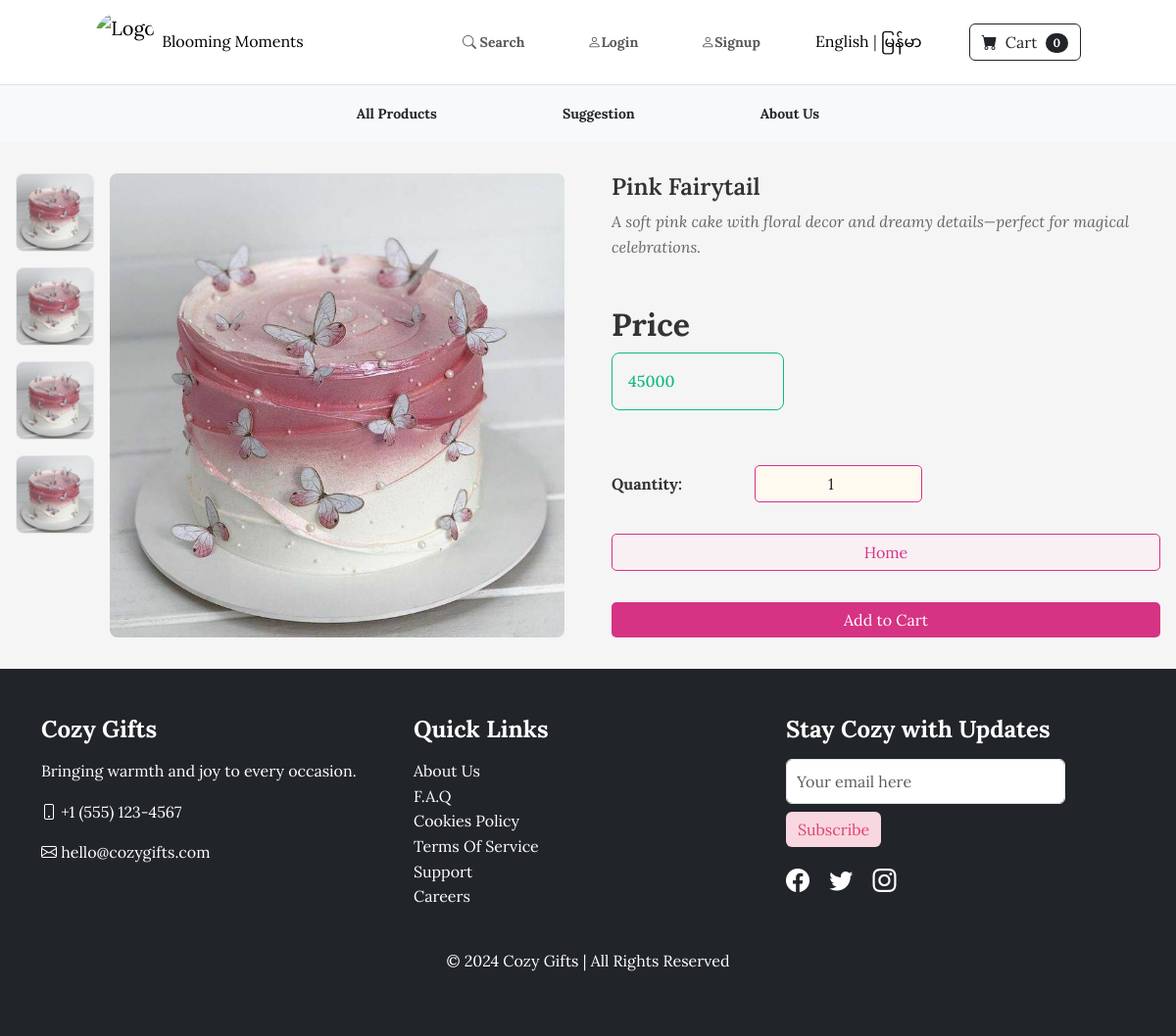
Screenshot of /en/product-detail/1/ with the database file from the repository.
### store/models.py (models this page shows, shortened)
class Product(models.Model):
  name = models.CharField(max_length=100)
  price = models.PositiveIntegerField(default=0)
  category = models.ForeignKey(Category,on_delete = models.CASCADE,null=True, blank=True)
  color = models.ForeignKey(Color,null=True, blank=True,on_delete=models.CASCADE)
  description = models.CharField(max_length=250,default='',blank=True,null = True)
  image = models.ImageField(upload_to = 'uploads/product/')
  is_sale = models.BooleanField(default =False)
  sale_price = models.DecimalField(default=0,decimal_places=2,max_digits=6)

### store/views.py (the view)
def product_detail_en(request, pk):
    product = get_object_or_404(Product, id=pk)
    return render(request, "en/product_detail.html", {'product_detail': product})

### cart/cart.py (called while the page is built)
  def __len__(self):
    return len(self.cart)

### cart/context_processors.py (called while the page is built)
def cart(request):
  return {'cart':Cart(request)}

### store/templates/en/product_detail.html (shortened to what this page needs)
{% extends 'en/base.html' %}
{% load static %}
{% block styles %}
<link rel="stylesheet" href="{% static 'css/product_detail.css' %}">
{% endblock %}
{% block content %}
            <main class="main">
                <div class="product">
                    <div class="product-gallery">
                        <div class="thumbnails">
                            <img src="{{ product_detail.image.url }}" alt="" class="thumbnail">
                            <img src="{{ product_detail.image.url }}" alt="" class="thumbnail">
                            <img src="{{ product_detail.image.url }}" alt="" class="thumbnail">
                            <img src="{{ product_detail.image.url }}" alt="" class="thumbnail">
                        </div>
                        <div class="main-image">
                            <img src="{{ product_detail.image.url }}" alt="Florist's Choice for Birthday">
                        </div>
                    </div>
                    <div class="product-info">
                        <div>
                            <h1 class="product-title">{{ product_detail.name }}</h1>
                            <p class="product-subtitle justified">{{ product_detail.description }}</p>
                        </div>
                        <div>
                            <h2>Price</h2>
                            <div class="size-options">
                                <div class="size-option most-loved">
                                    <div class="price">
                                        <span class="sale-price">{{ product_detail.price }}</span>
                                        <br>
                                    </div>
                                </div>
                            </div>
                        </div>
                        <div class="mt-4">
                            <div class="row align-items-center">
                                <div class="col-md-3"><strong>Quantity:</strong></div>
                                <div class="col-md-4">
                                    <input
                                        type="number"
                                        id="qty-cart"
                                        class="form-control text-center"
                                        value="1"
                                        min="1"
                                        step="1"
                                        style="border: 1px solid #d63384; border-radius: 5px; background-color: #fffaf0;">
                                </div>
                            </div>
                        </div>
                        <a href="{% url 'en:home_en' %}" class="btn" style="background-color: #f9f0f4; color: #d63384; border: 1px solid #d63384; border-radius: 5px;">
                            Home
                        </a>
                        <button type="button" value="{{ product_detail.id }}" class="btn" id="add-cart" style="background-color: #d63384; color: #fff; border: none; border-radius: 5px;">
                            Add to Cart
                        </button>
                    </div>
                </div>
            </main>
        {% endblock %}

### static/css/styles.css (style rules this page uses)
body { font-family: 'Lora', serif; background-color: whitesmoke; margin: 0; padding: 0; }
h1, h2, h3 { font-weight: 700; }
a { text-decoration: none; }
img { max-width: 100%; height: auto; }

### static/css/product_detail.css (style rules this page uses)
* { margin: 0; padding: 0; box-sizing: border-box; }
body { font-family: 'Lora', serif; line-height: 1.6; color: #333; }
.main { max-width: 1200px; margin: 0 auto; padding: 2rem 1rem; }
.product { display: grid; grid-template-columns: 1fr; gap: 3rem; }
@media (min-width: 768px) { .product { grid-template-columns: 1fr 1fr; } }
.product-gallery { display: flex; gap: 1rem; }
.thumbnails { display: flex; flex-direction: column; gap: 1rem; }
.thumbnail { width: 80px; height: 80px; border: 1px solid #e5e5e5; border-radius: 0.5rem; cursor: pointer; }
.main-image { flex: 1; aspect-ratio: 1; border-radius: 0.5rem; overflow: hidden; }
.main-image img { width: 100%; height: 100%; object-fit: cover; }
.product-info { display: flex; flex-direction: column; gap: 2rem; }
.product-title { font-size: 1.5rem; font-weight: 600; }
.product-subtitle { color: #666; font-style: italic; }
.size-options { display: grid; grid-template-columns: repeat(3, 1fr); gap: 1rem; }
.size-option { border: 1px solid #e5e5e5; border-radius: 0.5rem; padding: 1rem; cursor: pointer; position: relative; }
.size-option.most-loved { border-color: #10b981; }
.price { display: flex; gap: 0.5rem; align-items: baseline; }
.sale-price { color: #10b981; font-weight: 500; }

### rows the page displays
Product: image (picture), name "Pink Fairytail", description "A soft pink cake with floral decor and dreamy details—perfect for magical celebrations.", price "45000"

### other values shown
{{ cart|length }} "0"
